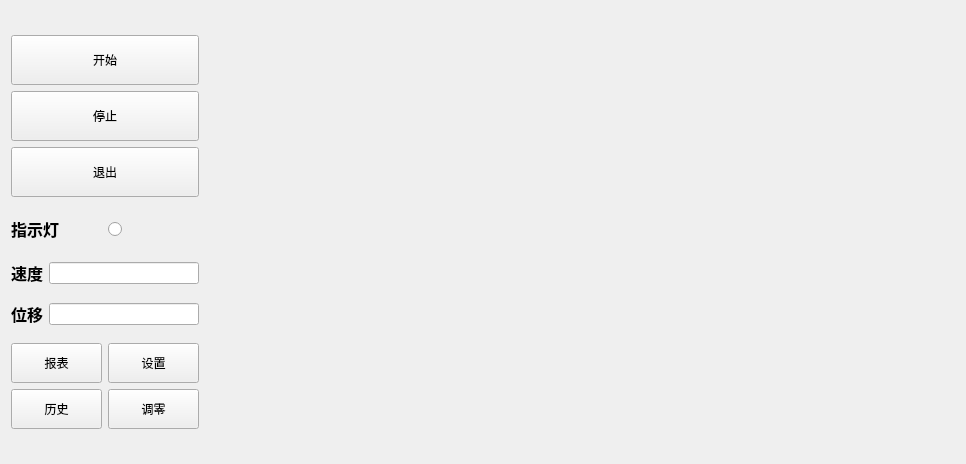
<?xml version="1.0" encoding="UTF-8"?>
<ui version="4.0">
 <class>Widget</class>
 <widget class="QWidget" name="Widget">
  <property name="geometry">
   <rect>
    <x>0</x>
    <y>0</y>
    <width>966</width>
    <height>464</height>
   </rect>
  </property>
  <property name="windowTitle">
   <string>Widget</string>
  </property>
  <property name="styleSheet">
   <string notr="true">rgb:(0, 85, 127);</string>
  </property>
  <layout class="QGridLayout" name="gridLayout">
   <item row="0" column="0">
    <layout class="QVBoxLayout" name="verticalLayout_4">
     <item>
      <layout class="QVBoxLayout" name="verticalLayout">
       <item>
        <widget class="QPushButton" name="startBt">
         <property name="minimumSize">
          <size>
           <width>80</width>
           <height>50</height>
          </size>
         </property>
         <property name="text">
          <string>开始</string>
         </property>
        </widget>
       </item>
       <item>
        <widget class="QPushButton" name="stopBt">
         <property name="minimumSize">
          <size>
           <width>80</width>
           <height>50</height>
          </size>
         </property>
         <property name="text">
          <string>停止</string>
         </property>
        </widget>
       </item>
       <item>
        <widget class="QPushButton" name="quitBt">
         <property name="minimumSize">
          <size>
           <width>80</width>
           <height>50</height>
          </size>
         </property>
         <property name="text">
          <string>退出</string>
         </property>
        </widget>
       </item>
      </layout>
     </item>
     <item>
      <layout class="QHBoxLayout" name="horizontalLayout_4">
       <item>
        <widget class="QLabel" name="label">
         <property name="font">
          <font>
           <pointsize>12</pointsize>
           <weight>75</weight>
           <bold>true</bold>
          </font>
         </property>
         <property name="text">
          <string>指示灯</string>
         </property>
        </widget>
       </item>
       <item>
        <widget class="QRadioButton" name="radioBt">
         <property name="minimumSize">
          <size>
           <width>30</width>
           <height>30</height>
          </size>
         </property>
         <property name="font">
          <font>
           <pointsize>15</pointsize>
           <weight>50</weight>
           <bold>false</bold>
          </font>
         </property>
         <property name="text">
          <string/>
         </property>
        </widget>
       </item>
      </layout>
     </item>
     <item>
      <layout class="QHBoxLayout" name="horizontalLayout_2">
       <item>
        <widget class="QLabel" name="label_2">
         <property name="font">
          <font>
           <pointsize>12</pointsize>
           <weight>75</weight>
           <bold>true</bold>
          </font>
         </property>
         <property name="text">
          <string>速度</string>
         </property>
        </widget>
       </item>
       <item>
        <widget class="QLineEdit" name="VEdit"/>
       </item>
      </layout>
     </item>
     <item>
      <layout class="QHBoxLayout" name="horizontalLayout_3">
       <item>
        <widget class="QLabel" name="label_3">
         <property name="font">
          <font>
           <pointsize>12</pointsize>
           <weight>75</weight>
           <bold>true</bold>
          </font>
         </property>
         <property name="text">
          <string>位移</string>
         </property>
        </widget>
       </item>
       <item>
        <widget class="QLineEdit" name="MEdit"/>
       </item>
      </layout>
     </item>
     <item>
      <layout class="QVBoxLayout" name="verticalLayout_2">
       <item>
        <layout class="QHBoxLayout" name="horizontalLayout">
         <item>
          <widget class="QPushButton" name="reportBt">
           <property name="minimumSize">
            <size>
             <width>80</width>
             <height>40</height>
            </size>
           </property>
           <property name="text">
            <string>报表</string>
           </property>
          </widget>
         </item>
         <item>
          <widget class="QPushButton" name="setBt">
           <property name="minimumSize">
            <size>
             <width>80</width>
             <height>40</height>
            </size>
           </property>
           <property name="text">
            <string>设置</string>
           </property>
          </widget>
         </item>
        </layout>
       </item>
       <item>
        <layout class="QHBoxLayout" name="horizontalLayout_5">
         <item>
          <widget class="QPushButton" name="historyBt">
           <property name="minimumSize">
            <size>
             <width>80</width>
             <height>40</height>
            </size>
           </property>
           <property name="text">
            <string>历史</string>
           </property>
          </widget>
         </item>
         <item>
          <widget class="QPushButton" name="zeroBt">
           <property name="minimumSize">
            <size>
             <width>80</width>
             <height>40</height>
            </size>
           </property>
           <property name="text">
            <string>调零</string>
           </property>
          </widget>
         </item>
        </layout>
       </item>
      </layout>
     </item>
    </layout>
   </item>
   <item row="0" column="1">
    <layout class="QVBoxLayout" name="verticalLayout_5">
     <item>
      <layout class="QVBoxLayout" name="verticalLayout_3">
       <item>
        <widget class="QChartView" name="coilwidget" native="true">
         <property name="minimumSize">
          <size>
           <width>750</width>
           <height>200</height>
          </size>
         </property>
         <property name="sizeIncrement">
          <size>
           <width>600</width>
           <height>200</height>
          </size>
         </property>
         <zorder>hallwidget</zorder>
        </widget>
       </item>
       <item>
        <widget class="QChartView" name="hallwidget" native="true">
         <property name="minimumSize">
          <size>
           <width>750</width>
           <height>210</height>
          </size>
         </property>
         <property name="sizeIncrement">
          <size>
           <width>600</width>
           <height>200</height>
          </size>
         </property>
         <zorder></zorder>
        </widget>
       </item>
      </layout>
     </item>
    </layout>
   </item>
  </layout>
 </widget>
 <layoutdefault spacing="6" margin="11"/>
 <customwidgets>
  <customwidget>
   <class>QChartView</class>
   <extends>QWidget</extends>
   <header>qchartview.h</header>
   <container>1</container>
  </customwidget>
 </customwidgets>
 <resources/>
 <connections/>
</ui>
